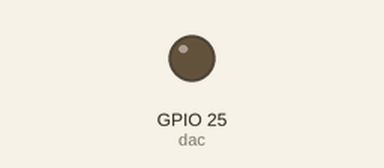
Bench run of a program on a simulated ESP32 board running MicroPython. Parts: output pins drawn as LEDs (lit = HIGH). A reset restarts the program.

Above: at 0.4 s.
Timing chart, 0 to 0.7 s (numbered marks = the images above):
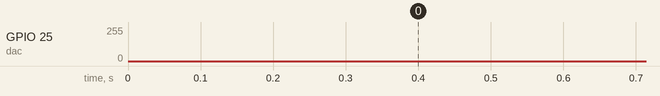

The program:

dac5.py
```python
from machine import DAC, Pin, reset
import time
import math

dac = DAC(Pin(25))

notes = [
    523,   # C (Octave 5)
    587,   # D
    659,   # E
    698,   # F
    784,   # G
    880,   # A
    988,   # B
    1046   # C (Octave 6)
]

samples = 25
wave = []
for i in range(samples):
    angle = 2 * math.pi * i / samples
    wave.append(int((math.sin(angle) + 1) * 127.5))  # 0–255

def play_tone(freq, duration_ms=300):
    delay_us = int(1000000 / (freq * samples))
    end_time = time.ticks_ms() + duration_ms
    while time.ticks_ms() < end_time:
        for val in wave:
            dac.write(val)
            time.sleep_us(delay_us)

for i in range(8):
    play_tone(notes[i])
for i in range(8):
    play_tone(notes[i], duration_ms=1000)

reset()
```
